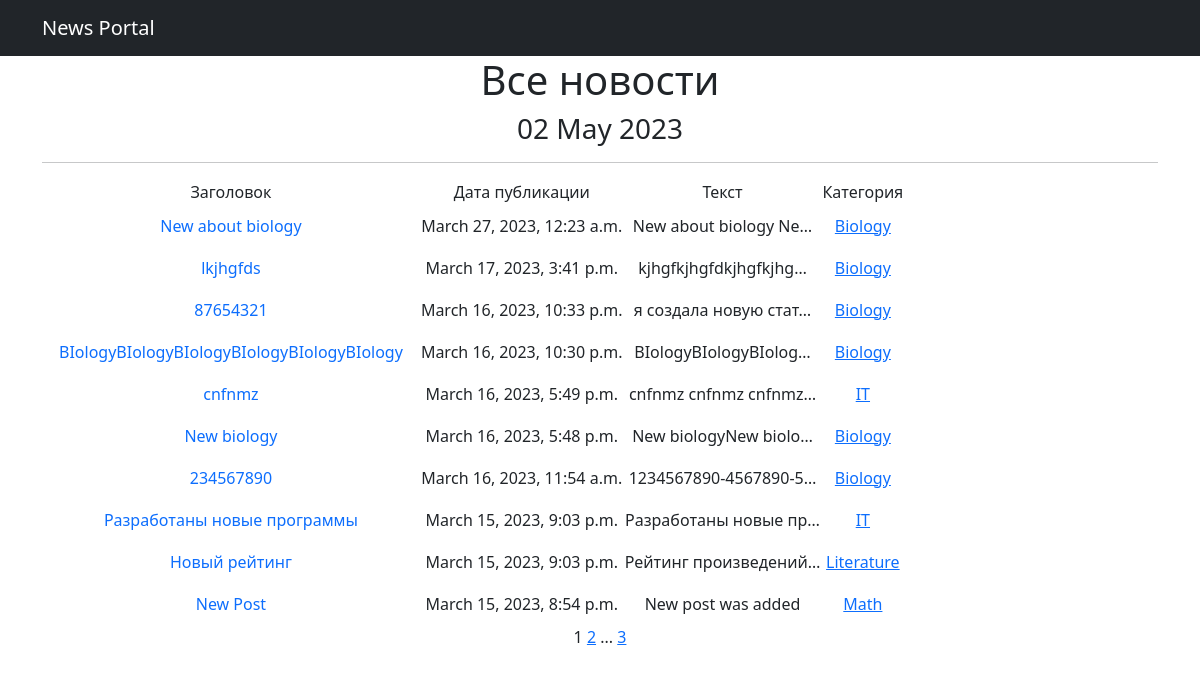
The app's page /posts/, older data.
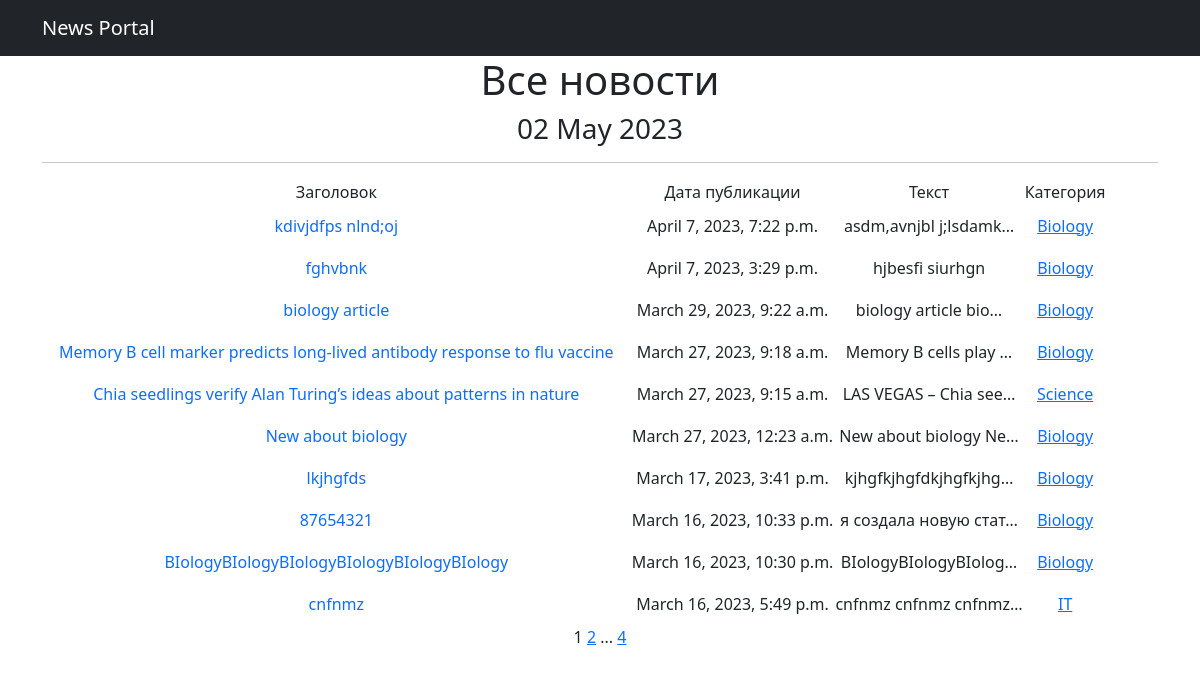
The same page, newer data.
### news/models.py (models this page shows, shortened)
class Post(models.Model):
    author = models.ForeignKey(Author, on_delete=models.CASCADE)
    NEWS = 'NW'
    ARTICLE = 'AR'
    CATEGORY_CHOICES = (
        (NEWS, 'Новость'),
        (ARTICLE, 'Статья'),
    )
    categoryType = models.CharField(max_length=2, choices=CATEGORY_CHOICES, default=ARTICLE)
    dateCreation = models.DateTimeField(auto_now_add=True)
    category = models.ManyToManyField(Category, through='PostCategory')
    title = models.CharField(max_length=128)
    text = models.TextField()
    rating = models.SmallIntegerField(default=0)

class Category(models.Model):
    name = models.CharField(max_length=64, unique=True)
    subscribers = models.ManyToManyField(User, related_name='categories')
    def __str__(self):
        return self.name

### news/views.py (the view)
# urls.py: path('', cache_page(60)(PostsList.as_view()), name='posts_list'),
class PostsList(ListView):
    model = Post
    ordering = '-dateCreation'
    template_name = 'posts.html'
    context_object_name = 'posts'
    paginate_by = 10
    def get_context_data(self, **kwargs):
        context = super().get_context_data(**kwargs)
        context['time_now'] = datetime.utcnow()
        return context

### news/templatetags/custom_filters.py (called while the page is built)
@register.filter()
def censor(text):
    stop_words = ('bad', 'boring')
    for word in text.split():
        if word.lower() in stop_words:
            text = text.replace(word, f"{word[0]}{'*' * (len(word) - 1)}")
    return text

### templates/posts.html (shortened to what this page needs)
{% extends 'flatpages/default.html' %}
{% load custom_filters %}
{% block content %}
   <h1>Все новости </h1>
   <h3>{{ time_now|date:'d M Y' }}</h3>
   <hr>
   {% if posts %}
       <table>
           <tr>
               <td>
                   Заголовок
               </td>
               <td>
                   Дата публикации
               </td>
               <td>
                   Текст
               </td>
               <td>
                   Категория
               </td>
           </tr>
           {% for post in posts %}
           <tr>
               <td>
                   <a class="nav-link" href="{% url 'post_detail' post.id %}">{{ post.title|censor }}</a>
               </td>
               <td>
                   {{ post.dateCreation }}
               </td>
               <td>
                   {{ post.text|censor|truncatechars:21 }}
               </td>
               <td>
                   {% for category in post.category.all %}
                   <a href="{% url 'category_list' category.id %}">{{ category }}</a>
                   {% endfor %}
               </td>
               <td>
                </td>
           </tr>
           {% endfor %}
       </table>
   {% else %}
       <h2>Постов нет!</h2>
   {% endif %}
   {{ page_obj.number }}
   {% if page_obj.has_next %}
       <a href="?page={{ page_obj.next_page_number }}">{{ page_obj.next_page_number }}</a>
       {% if paginator.num_pages != page_obj.next_page_number %}
           ...
           <a href="?page={{ page_obj.paginator.num_pages }}">{{ page_obj.paginator.num_pages }}</a>
       {% endif %}
   {% endif %}
{% endblock content %}

Row changes from the older to the newer data that the page shows:
no longer on this page (row unchanged): Post: title|censor "New biology", dateCreation "March 16, 2023, 5:48 p.m.", text|censor "New biologyNew biolo…", Category (name "Biology")
no longer on this page (row unchanged): Post: title|censor "234567890", dateCreation "March 16, 2023, 11:54 a.m.", text|censor "1234567890-4567890-5…", Category (name "Biology")
no longer on this page (row unchanged): Post: title|censor "Разработаны новые программы", dateCreation "March 15, 2023, 9:03 p.m.", text|censor "Разработаны новые пр…", Category (name "IT")
no longer on this page (row unchanged): Post: title|censor "Новый рейтинг", dateCreation "March 15, 2023, 9:03 p.m.", text|censor "Рейтинг произведений…"
no longer on this page (row unchanged): Category: name "Literature", shown under "Новый рейтинг"
no longer on this page (row unchanged): Post: title|censor "New Post", dateCreation "March 15, 2023, 8:54 p.m.", text|censor "New post was added"
no longer on this page (row unchanged): Category: name "Math", shown under "New Post"
added Post: title|censor "kdivjdfps nlnd;oj", dateCreation "April 7, 2023, 7:22 p.m.", text|censor "asdm,avnjbl j;lsdamk…", Category (name "Biology")
added Post: title|censor "fghvbnk", dateCreation "April 7, 2023, 3:29 p.m.", text|censor "hjbesfi siurhgn", Category (name "Biology")
added Post: title|censor "biology article", dateCreation "March 29, 2023, 9:22 a.m.", text|censor "biology article bio…", Category (name "Biology")
added Post: title|censor "Memory B cell marker predicts long-lived antibody response to flu vaccine", dateCreation "March 27, 2023, 9:18 a.m.", text|censor "Memory B cells play …", Category (name "Biology")
added Post: title|censor "Chia seedlings verify Alan Turing’s ideas about patterns in nature", dateCreation "March 27, 2023, 9:15 a.m.", text|censor "LAS VEGAS – Chia see…"
now on this page (row unchanged): Category: name "Science", shown under "Chia seedlings verify Alan Turing’s ideas about patterns in nature"
Text that changed along with them:
{{ page_obj.paginator.num_pages }}: "3" → "4"
